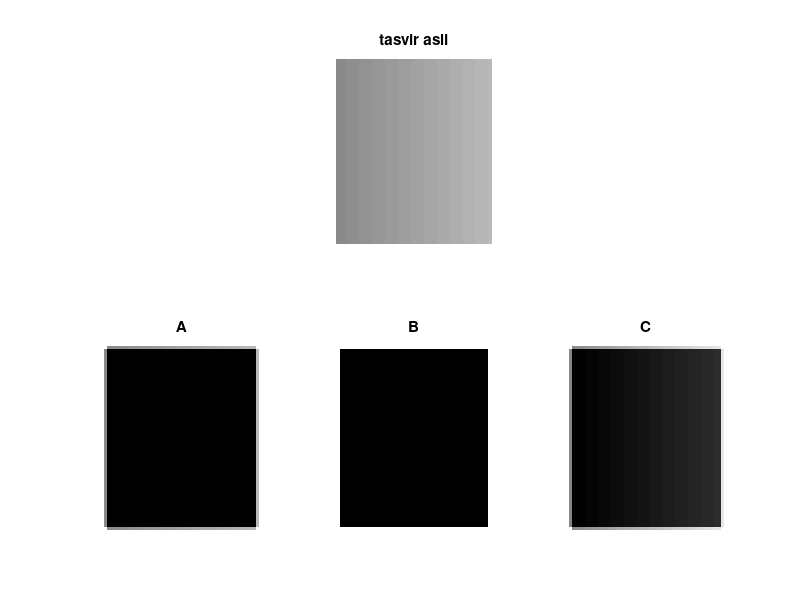

MATLAB code for this plot:
clc;clear;close all;
g = zeros(256);
for i=1:256
    g(:,i)=i-1;
end
g2 = uint8(g);
g1= im2double(g2(87:143,138:185));
hsize1=[0 -1 0;
       -1 4 -1
       0 -1 0 ];
hsize2=[-1 -1 -1;
       -1  8  -1
       -1 -1  -1];
hsize3=[0 -1  0;
       -1  5 -1
       0  -1 0]
I1 = imfilter(g1,hsize1);
I2 = imfilter(g1,hsize2);
I3 = imfilter(g1,hsize3);
minI1=min(min(I1));
minI2=min(min(I2));
minI3=min(min(I3));
I11=I1-minI1;
I22=I2-minI2;
I33=I3-minI3
subplot(2,3,2);imshow(g1);
title('tasvir asli');
subplot(2,3,4);imshow(I11);
title('A');
subplot(2,3,5);imshow(I22);
title('B');
subplot(2,3,6);imshow(I33);
title('C');
